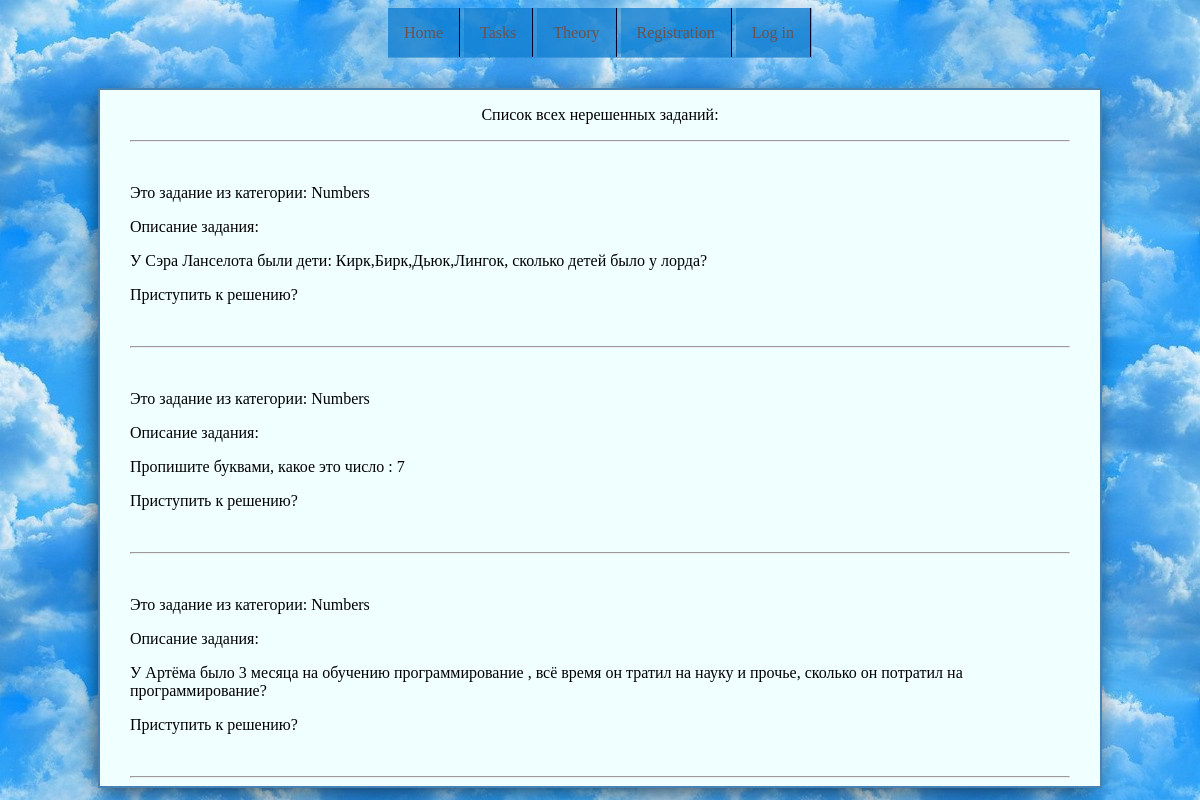
Page /task/ on the committed database.
### Tasks/models.py (models this page shows)
class MathTask(models.Model):
 Theor = models.ForeignKey(MathTheory,related_name='Теория')
 tasks = models.CharField(max_length=300)
 result = models.CharField(max_length=300)

### Theory/models.py (models this page shows, shortened)
class MathTheory(models.Model):
    title = models.CharField(max_length=200)
    task = models.TextField(blank=True)
    image = models.ImageField(upload_to='theory_images',blank=True)
    slug = models.SlugField(blank=True)

### Tasks/views.py (the view)
# urls.py: url(r'task/',Task_all),
def Task_all(request):
    context_dict = {}
    task = MathTask.objects.all()
    context_dict['task'] = task
    return render(request,'Tasks/task.html',context_dict )

### templates/Tasks/task.html
{% extends "base.html" %}
{% block body %}
    <p align="center">Список всех нерешенных заданий:</p>
    <hr>
    {% for tas in task %}
        <br>
         <p>Это задание из категории:  {{ tas.Theor.title }} </p>
        <p>Описание задания: </p>{{ tas.tasks }}
        <p>Приступить к решению?</p>
        <br>
        <hr>
    {% endfor %}
{% endblock %}

### static/main.css (style rules this page uses)
body { background-image: url("fon.jpeg"); }

### rows in the picture
MathTask: Theor "Numbers", tasks "У Сэра Ланселота были дети: Кирк,Бирк,Дьюк,Лингок, сколько детей было у лорда?"
MathTask: Theor "Numbers", tasks "Пропишите буквами, какое это число : 7"
MathTask: Theor "Numbers", tasks "У Артёма было 3 месяца на обучению программирование , всё время он тратил на науку и прочье, сколько он потратил на программирование?"
